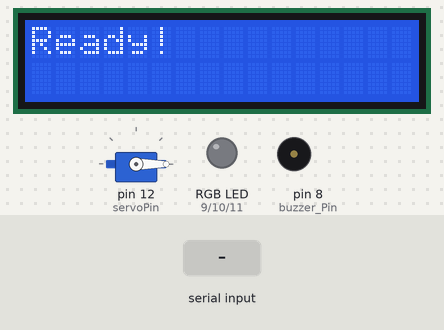
Simulated run of this sketch. Board: Arduino Uno, built with avr-gcc and run on an emulated ATmega328P. Parts: servo, 16×2 character LCD, an RGB LED mixed from three pins (HIGH = lit), buzzer (waves = sounding, pin HIGH). The inputs (shaded band) are chosen by the test bench. EEPROM starts erased.

Above: at 2.1 s.
4.3 s: "zahir\n" received over Serial
At 4.6 s:
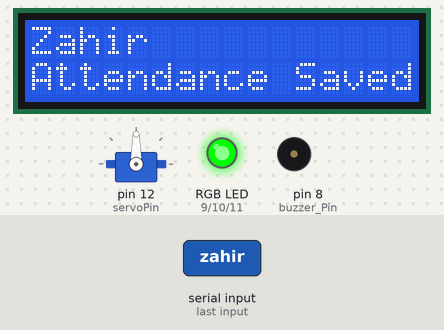
7.3 s: "unknown\n" received over Serial
At 8.8 s:
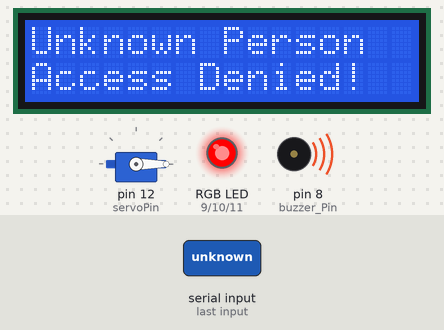
10.3 s: "noface\n" received over Serial
At 11.6 s:
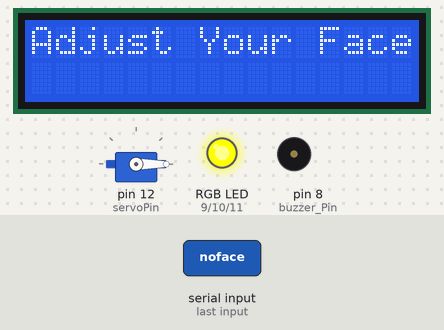
13.3 s: "mehran\n" received over Serial
At 13.9 s:
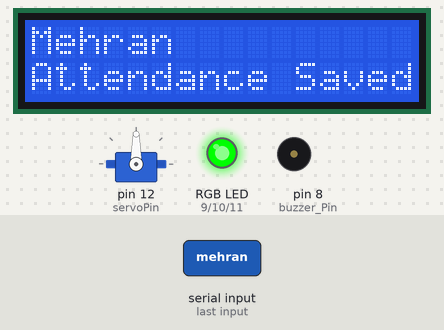
16.3 s: "yousaf\n" received over Serial
At 18.0 s:
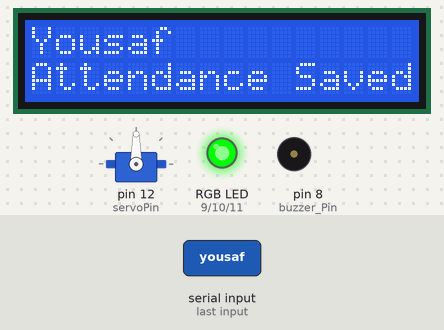
Timing chart, 0 to 21.8 s (numbered marks = the images above; inputs shaded):
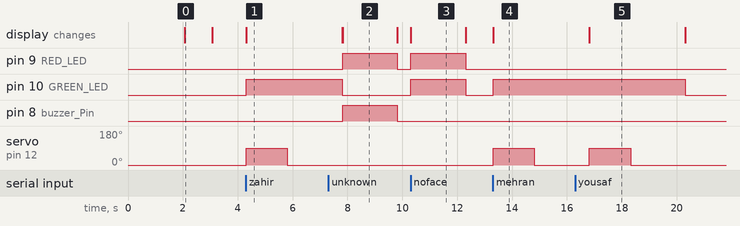

The sketch:

Student_face_Detection_System_Arduino_Proteus_updated.ino
```cpp
#include <LiquidCrystal.h>
#include <Servo.h>
#include <EEPROM.h>

// LCD pins
LiquidCrystal lcd(2, 3, 4, 5, 6, 7);

// Buzzer
const int buzzer_Pin = 8;

// RGB LED
const int RED_LED = 9;
const int GREEN_LED = 10;
const int BLUE_LED = 11;

// Servo door lock
Servo doorServo;
const int servoPin = 12;

char incoming_char = 0;
String incoming_str = "";

// Door Open = 90°, Door Closed = 0°
int doorOpenAngle = 90;
int doorCloseAngle = 0;

void setup() {
  Serial.begin(9600);

  // Pins
  pinMode(buzzer_Pin, OUTPUT);

  pinMode(RED_LED, OUTPUT);
  pinMode(GREEN_LED, OUTPUT);
  pinMode(BLUE_LED, OUTPUT);

  doorServo.attach(servoPin);
  doorServo.write(doorCloseAngle); // door locked initially

  lcd.begin(16, 2);
  lcd.print("Student Face");
  lcd.setCursor(0, 1);
  lcd.print("Recognition...");
  delay(2000);
  lcd.clear();
  lcd.print("Ready!");
  delay(1000);
  lcd.clear();
}

// RGB helper
void setColor(int r, int g, int b) {
  digitalWrite(RED_LED, r);
  digitalWrite(GREEN_LED, g);
  digitalWrite(BLUE_LED, b);
}

void openDoor() {
  doorServo.write(doorOpenAngle);
  delay(1500);
  doorServo.write(doorCloseAngle);
}

void handleStudent(String studentName, int eepromAddr) {
  EEPROM.write(eepromAddr, 1); // Save attendance

  lcd.clear();
  lcd.print(studentName);
  lcd.setCursor(0, 1);
  lcd.print("Attendance Saved");

  setColor(0, 1, 0);  // GREEN
  digitalWrite(buzzer_Pin, LOW);

  openDoor();  // servo opens door

  delay(2000);
  setColor(0, 0, 0); // LED off
  lcd.clear();
}

void loop() {

  if (Serial.available() > 0) {
    incoming_str = Serial.readStringUntil('\n');
    incoming_str.trim();  // Remove whitespace
    incoming_str.toLowerCase();  // Convert to lowercase

    // Student: Zahir
    if (incoming_str == "zahir") {
      handleStudent("Zahir", 0);
    }

    // Student: Mehran
    else if (incoming_str == "mehran") {
      handleStudent("Mehran", 1);
    }

    // Student: Yousaf
    else if (incoming_str == "yousaf") {
      handleStudent("Yousaf", 2);
    }

    // Unknown Person
    else if (incoming_str == "unknown") {
      EEPROM.write(3, EEPROM.read(3) + 1); // count unknown attempts

      lcd.clear();
      lcd.print("Unknown Person");
      lcd.setCursor(0, 1);
      lcd.print("Access Denied!");

      setColor(1, 0, 0); // RED
      digitalWrite(buzzer_Pin, HIGH);
      delay(2000);

      digitalWrite(buzzer_Pin, LOW);
      setColor(0, 0, 0);
      lcd.clear();
    }

    // Ask to adjust face (no face detected)
    else if (incoming_str == "noface") {
      lcd.clear();
      lcd.print("Adjust Your Face");
      setColor(1, 1, 0); // YELLOW
      delay(2000);
      setColor(0, 0, 0);
      lcd.clear();
    }
  }
}
```

Measured:
- after the input at 4.3 s, pin 10 (GREEN_LED): LOW → HIGH at once; servo on pin 12 (servoPin): 0° → 90° at once, → 0° 1.5 s later; the display: changes at once (image 1)
- after the input at 7.3 s, pin 9 (RED_LED), pin 8 (buzzer_Pin): LOW → HIGH after 0.52 s, → LOW 2.0 s later; the display: first differs from a run without the input after 0.52 s (image 2)
- after the input at 10.3 s, pin 9 (RED_LED), pin 10 (GREEN_LED): LOW → HIGH at once, → LOW 2.0 s later; the display: changes at once (image 3)
- after the input at 13.3 s, pin 10 (GREEN_LED): LOW → HIGH at once; servo on pin 12 (servoPin): 0° → 90° at once, → 0° 1.5 s later; the display: changes at once (image 4)
- after the input at 16.3 s, pin 10 (GREEN_LED): HIGH → LOW after 4.0 s instead of 0.51 s; servo on pin 12 (servoPin): 0° → 90° after 0.52 s, → 0° 1.5 s later; the display: first differs from a run without the input after 0.52 s (image 5)
- what the display in image 0 shows lasts 1.0 s, from 2.1 s to 3.1 s
- what the display in image 2 shows lasts 2.0 s, from 7.8 s to 9.8 s
